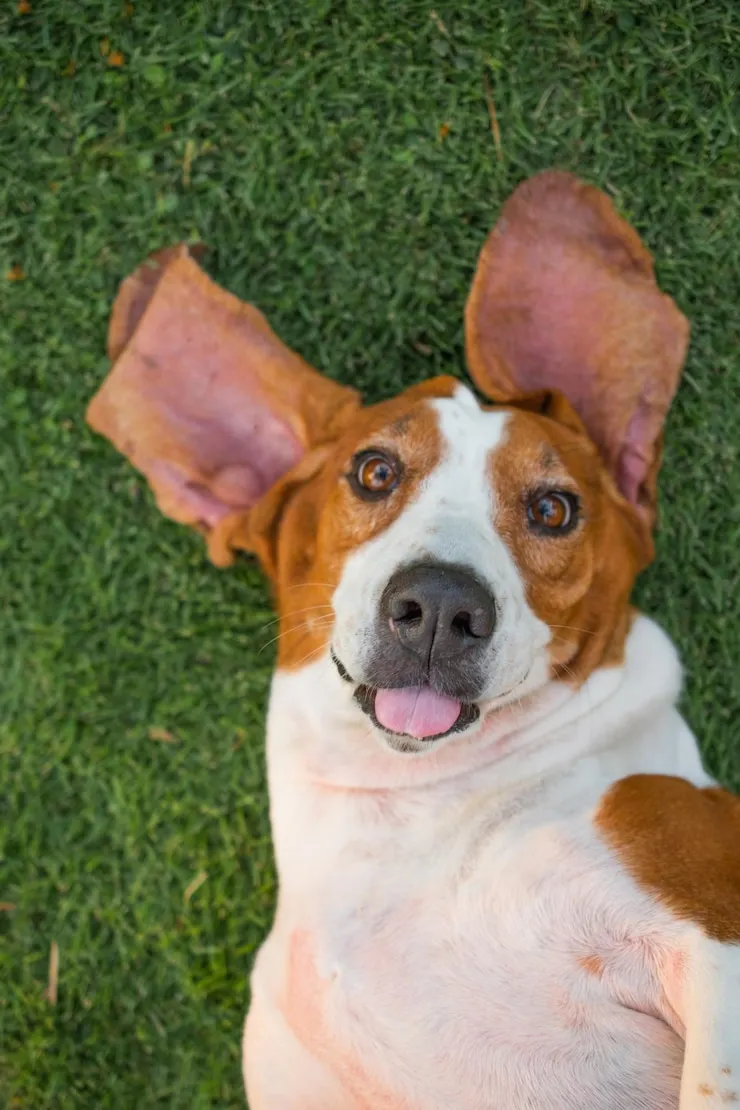
#> input picture Tema_4.3/Sources/Perro.png, 740 x 1110 px, found by its file name
$ python Contraste.py
#> lines starting #> are read from the running program, lines starting #| are printed output that depends on the picture
import cv2
import numpy as np

# Cargamos la imagen en color
img = cv2.imread("Tema_4.3/Sources/Perro.png")
#> img is the input picture: shape (1110, 740, 3); mean B, G, R 86, 116.5, 119.4

# Redimensionamos la imagen a la mitad
alto, ancho = img.shape[:2]
#> alto = 1110; ancho = 740
img_reducida = cv2.resize(img, (ancho // 2, alto // 2))

# Convertimos al espacio de color YUV
img_yuv = cv2.cvtColor(img_reducida, cv2.COLOR_BGR2YUV)
#> img_yuv: shape (555, 370, 3); mean of channels 0, 1, 2 114, 114.2, 132.8

# Ecualizamos el canal de luminancia (Y)
img_yuv[:, :, 0] = cv2.equalizeHist(img_yuv[:, :, 0])
#> img_yuv: shape (555, 370, 3); mean of channels 0, 1, 2 128.4, 114.2, 132.8

# Convertimos de nuevo a BGR
img_output = cv2.cvtColor(img_yuv, cv2.COLOR_YUV2BGR)
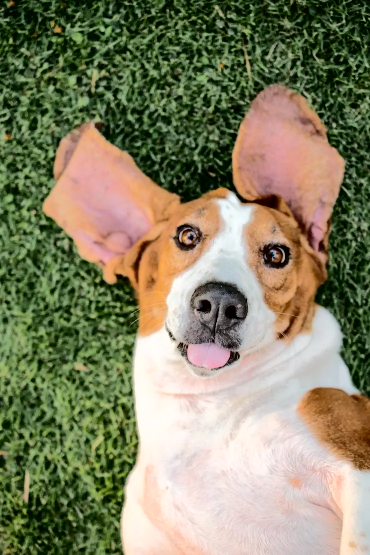
#> img_output: shape (555, 370, 3); mean B, G, R 101.6, 131.1, 133.7

# Mostramos las imágenes
cv2.imshow('Original reducida', img_reducida)
cv2.imshow('Ecualizada YUV', img_output)
cv2.waitKey(0)
cv2.destroyAllWindows()
